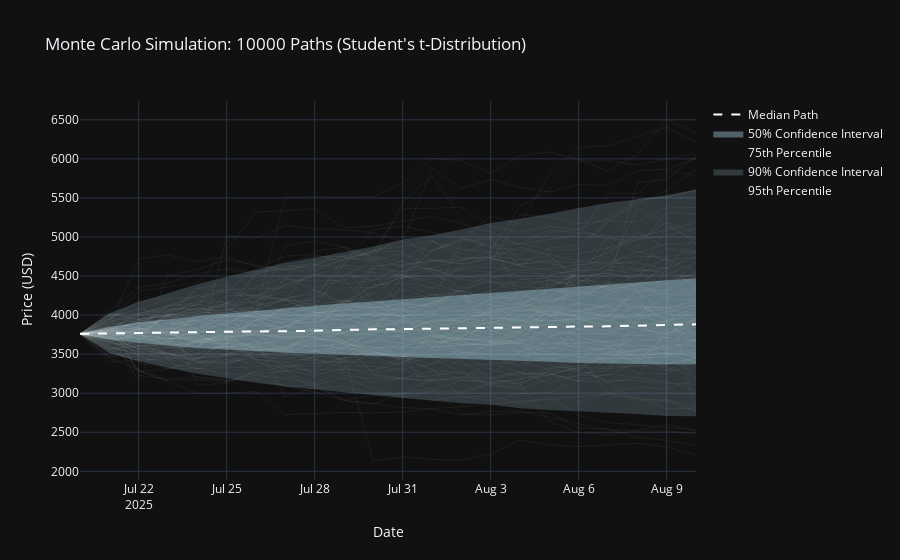

Notebook code for this chart:
### Markdown cell above
### Using a More Realistic Distribution: The Student's t-Distribution

Given the evidence of fat tails, a more robust approach is to replace the normal distribution in our Monte Carlo simulation with a **Student's t-distribution**. The t-distribution has an additional parameter, the **degrees of freedom (df)**, which controls the "thickness" of the tails. A lower `df` value results in fatter tails, making it better suited for modeling financial returns.

We will:
1.  Fit a t-distribution to our historical log returns to find the optimal parameters (`df`, `loc`, `scale`).
2.  Create a new Monte Carlo simulation engine that samples from this fitted t-distribution instead of the normal distribution.
3.  Re-run our analysis to see how the forecasts change.

### Code cell
# --- Fit Student's t-distribution to the log returns ---
params = stats.t.fit(log_returns)
df, loc, scale = params
print("--- Fitted Student's t-Distribution Parameters ---")
print(f"Degrees of Freedom (df): {df:.2f}")
print(f"Location (loc): {loc:.5f}")
print(f"Scale (scale): {scale:.5f}")

def run_monte_carlo_t_dist(start_price, df, loc, scale, days, simulations):
    """
    Runs a Monte Carlo simulation using a fitted Student's t-distribution.
    """
    # Generate random variables from the fitted t-distribution
    daily_log_returns = stats.t.rvs(df, loc=loc, scale=scale, size=(days, simulations))
    
    # Calculate daily returns
    daily_returns = np.exp(daily_log_returns)
    
    # Create price paths
    price_paths = np.zeros((days + 1, simulations))
    price_paths[0] = start_price
    
    for t in range(1, days + 1):
        price_paths[t] = price_paths[t - 1] * daily_returns[t - 1]
        
    return price_paths

def visualize_simulation_paths(paths, start_price, forecast_days, title_suffix=""):
    """
    Visualizes the Monte Carlo simulation results with a probability cone.
    """
    # Create a date range for the x-axis
    last_date = eth_data.index[-1]
    forecast_dates = pd.to_datetime([last_date + timedelta(days=i) for i in range(forecast_days + 1)])
    
    # Calculate percentiles for the probability cone
    p5 = np.percentile(paths, 5, axis=1)
    p25 = np.percentile(paths, 25, axis=1)
    p50 = np.percentile(paths, 50, axis=1) # Median
    p75 = np.percentile(paths, 75, axis=1)
    p95 = np.percentile(paths, 95, axis=1)
    
    fig = go.Figure()

    # Add percentile bands (the "cone")
    fig.add_trace(go.Scatter(
        x=forecast_dates, y=p95, mode='lines', line=dict(color='rgba(173, 216, 230, 0)'), name='95th Percentile'
    ))
    fig.add_trace(go.Scatter(
        x=forecast_dates, y=p5, mode='lines', line=dict(color='rgba(173, 216, 230, 0)'),
        fill='tonexty', fillcolor='rgba(173, 216, 230, 0.2)', name='90% Confidence Interval'
    ))
    fig.add_trace(go.Scatter(
        x=forecast_dates, y=p75, mode='lines', line=dict(color='rgba(173, 216, 230, 0)'), name='75th Percentile'
    ))
    fig.add_trace(go.Scatter(
        x=forecast_dates, y=p25, mode='lines', line=dict(color='rgba(173, 216, 230, 0)'),
        fill='tonexty', fillcolor='rgba(173, 216, 230, 0.4)', name='50% Confidence Interval'
    ))

    # Add the median path
    fig.add_trace(go.Scatter(
        x=forecast_dates, y=p50, mode='lines', line=dict(color='white', dash='dash'), name='Median Path'
    ))
    
    # Add a sample of simulated paths
    num_paths_to_plot = 100
    for i in range(num_paths_to_plot):
        fig.add_trace(go.Scatter(
            x=forecast_dates, y=paths[:, i], mode='lines',
            line=dict(width=0.5, color='rgba(255, 255, 255, 0.1)'),
            showlegend=False
        ))

    fig.update_layout(
        title=f'Monte Carlo Simulation: {SIMULATIONS} Paths ({title_suffix})',
        xaxis_title='Date',
        yaxis_title='Price (USD)',
        template='plotly_dark',
        showlegend=True
    )
    fig.show()

# --- Estimate Model Parameters for Normal Distribution ---
# Use the last 365 days for more recent market dynamics
recent_data = eth_data.tail(365)
mu = recent_data['Log_Return'].mean()
sigma = recent_data['Log_Return'].std()

# Annualized Volatility
annualized_volatility = sigma * np.sqrt(365)

print("\n📈 Model Parameters (based on last 365 days):")
print(f"   - Daily Drift (μ): {mu:.5f}")
print(f"   - Daily Volatility (σ): {sigma:.5f}")
print(f"   - Annualized Volatility: {annualized_volatility:.2%}")

# --- Simulation Parameters ---
SIMULATIONS = 10000
FORECAST_HORIZON_DAYS = 21  # 3 weeks for options trading
START_PRICE = eth_data['Close'].iloc[-1]

print("\n⚙️ Simulation Setup:")
print(f"   - Start Price: ${START_PRICE:,.2f}")
print(f"   - Number of Simulations: {SIMULATIONS:,}")
print(f"   - Forecast Horizon: {FORECAST_HORIZON_DAYS} days")

# --- Run New Simulation with t-distribution ---
print("\n⚙️ Running new simulation with Student's t-distribution...")
price_paths_t = run_monte_carlo_t_dist(START_PRICE, df, loc, scale, FORECAST_HORIZON_DAYS, SIMULATIONS)
print(f"✅ t-distribution simulation complete. Generated {price_paths_t.shape[1]:,} price paths.")

# --- Visualize the new paths ---
visualize_simulation_paths(price_paths_t, START_PRICE, FORECAST_HORIZON_DAYS, title_suffix="Student's t-Distribution")
